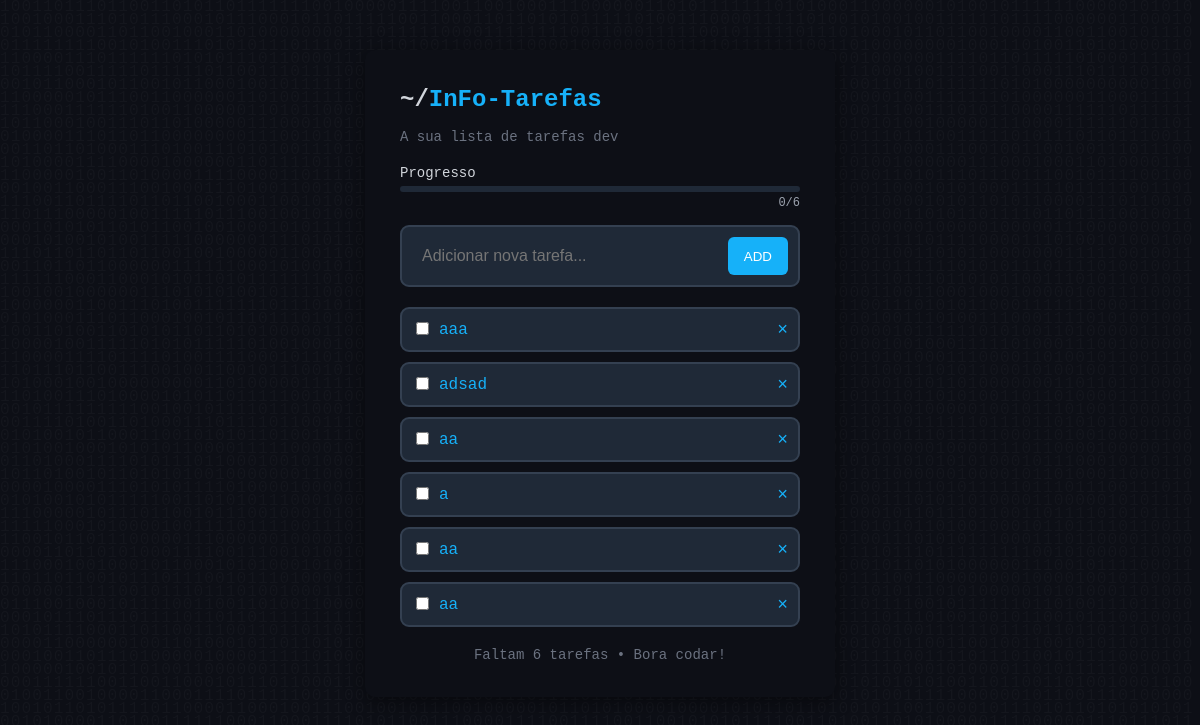
Before: / with the older database file.
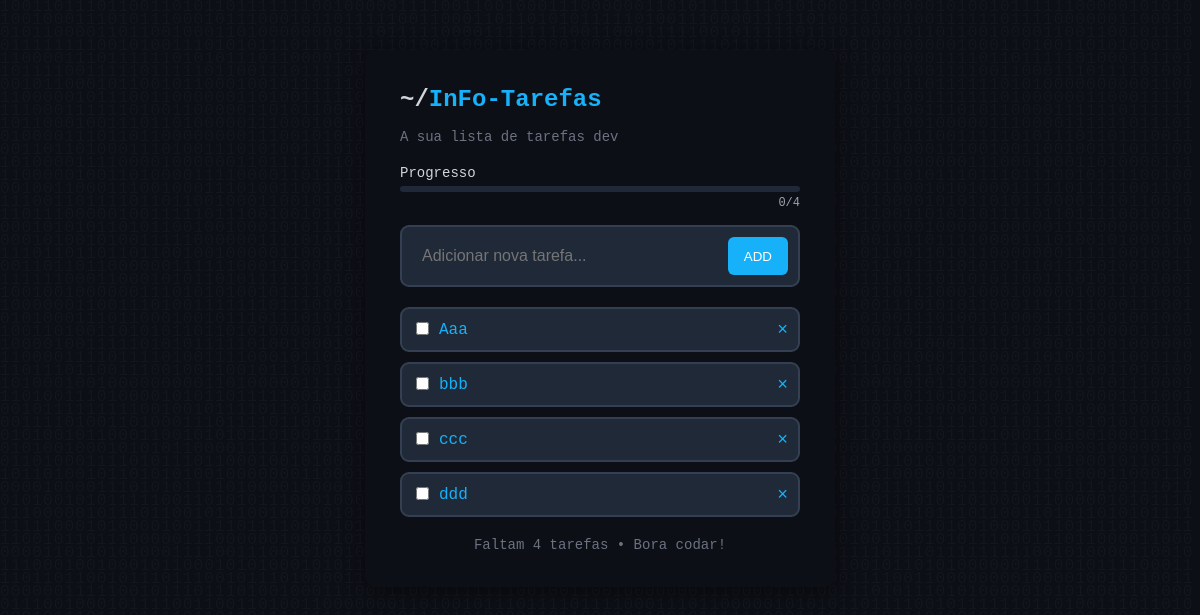
After: the same page with the newer database file.
### tarefas/models.py (models this page shows, shortened)
class Task(models.Model):
    label = models.CharField(max_length=100)
    done = models.BooleanField(default=False)

### tarefas/views.py (the view)
# urls.py: 2. Add a URL to urlpatterns:  path('', views.home, name='home')
def home(request):
    tasks = Task.objects.all()
    completed_tasks = 0
    total_tasks = len(tasks)
    remaining_tasks = 0
    pct = 0
    for task in tasks:
        if task.done == True:
            completed_tasks += 1
    remaining_tasks = total_tasks - completed_tasks
    if total_tasks > 0:
        pct = int((completed_tasks / total_tasks) * 100)
    return render(
        request,
        'tarefas/home.html',
        {
            'tasks' : tasks,
            'total' : total_tasks,
            'completed' : completed_tasks,
            'remaining' : remaining_tasks,
            'pct' : pct
        })

### tarefas/templates/tarefas/home.html (shortened to what this page needs)
{% extends "tarefas/base.html" %}
{% block  body %}
    <div class="progress-container">
        <label>Progresso</label>
        <div class="progress-bar">
        </div>
        <div class="progress-count">{{ completed }}/{{ total }}</div>
    </div>
    <form class="task-form" method="POST" method="POST" action="{% url 'add' %}">
        <input name="label" type="text" placeholder="Adicionar nova tarefa..." required autofocus />
        <button type="submit">ADD</button>
    </form>
    {% if tasks %}
        <ul class="task-list">
            {% for task in tasks %}
                <li class="{% if task.done == True %}completed{% endif %}">
                    <form method="POST" action="{% url 'toggle' task.id %}">
                        <input type="checkbox" onChange="this.form.submit()" {% if task.done == True %}checked{% endif %}/>
                    </form>
                    <span>{{ task.label }}</span>
                    <a href="{% url 'delete' task.id %}" class="delete">×</a>
                </li>
            {% endfor %}
        </ul>
        <p class="footer">Faltam {{ remaining }} tarefa{% if remaining != 1  %}s{% endif %} • Bora codar!</p>
    {% else %}
        <p class="footer">Não existem tarefas cadastradas • Bora codar!</p>
    {% endif %}
{% endblock  %}

### tarefas/templates/tarefas/base.html (shortened to what this page needs)
{% load static %}
<!DOCTYPE html>
<html lang="pt-br">
    <head>
        <link rel="stylesheet" href="{% static 'css/style.css' %}">
    </head>
    <body>
        <p class="bin"></p>
        <div class="container">
            <h1 class="title">~/<span class="highlight">InFo-Tarefas</span></h1>
            <p class="date">A sua lista de tarefas dev</p>
            {% block body %}
            {% endblock %}
        </div>
    </body>
</html>

### tarefas/static/css/style.css (style rules this page uses)
:root { --primary-color: #16b1f9; --secondary-color: #1f2937; }
body { margin: 0; padding: 0; font-family: 'Courier New', monospace; background-color: #0d0f16; color: #d1d5db; display: flex; justify-content: center; align-items: flex-start; padding-top: 50px; }
.bin { position: fixed; top: 0; left: 0; font-size:1.25em; width: 100%; height: 100%; border-radius: 0; background: transparent; color: rgba(255,255,255,0.03); margin: 0 auto; font-family: monospace; word-wrap: break-word; line-height: 0.8em; letter-spacing: 1px; overflow: hidden; z-index: 0; user-select: none; -webkit-user-select: none; -moz-user-select: none; -ms-user-select: none; }
.bin::after { content: attr(data-text); position: fixed; top: 0; left: 0; width: 100%; height: 100%; color: rgba(255, 255, 255, 0.05); font-size: 1em; font-family: monospace; word-wrap: break-word; line-height: 0.8em; letter-spacing: 1px; overflow: hidden; pointer-events: none; mask-image: radial-gradient(circle 200px at var(--mouse-x, 50%) var(--mouse-y, 50%), black 0%, rgba(0,0,0,0.5) 20%, transparent 100%); -webkit-mask-image: radial-gradient(circle 200px at var(--mouse-x, 50%) var(--mouse-y, 50%), black 0%, rgba(0,0,0,0.5) 20%, transparent 100%); }
.container { width: 400px; padding: 20px; padding-left: 35px; padding-right: 35px; position: relative; z-index: 10; background-color: #0d0f16; border-radius: 10px; box-shadow: 0px 5px 20px rgba(0, 0, 0, 0.438); }
.title { font-size: 24px; color: #d1d5db; transition: transform 0.5s; }
.highlight { color: var(--primary-color); }
.date { color: #6b7280; font-size: 14px; margin-bottom: 20px; }
.progress-container { margin-bottom: 15px; position: relative; }
.progress-container label { display: block; font-size: 14px; margin-bottom: 5px; }
.progress-bar { background-color: var(--secondary-color); border-radius: 4px; height: 6px; width: 100%; overflow: hidden; }
.progress-count { text-align: right; font-size: 12px; color: #9ca3af; margin-top: 4px; }
.task-form { display: flex; gap: 8px; margin-bottom: 20px; background-color: var(--secondary-color); padding: 10px; border-radius: 9px; border: 2px solid #344051; }
.task-form input { flex: 1; background-color: transparent; border: none; padding: 10px; color: #d1d5db; font-size: 16px; outline: none; }
.task-form button { background-color: var(--primary-color); color: white; border: none; padding: 0 16px; border-radius: 6px; cursor: pointer; }
.task-list { list-style: none; padding: 0; margin: 0; }
.task-list li { display: flex; align-items: center; background-color: var(--secondary-color); margin-bottom: 10px; justify-content: space-between; color: var(--primary-color); padding: 10px; border-radius: 9px; border: 2px solid #344051; }
.task-list li input[type="checkbox"] { margin-right: 10px; accent-color: var(--primary-color); }
.task-list li span { flex: 1; font-size: 16px; }
.task-list .delete { text-decoration: none; background: none; border: none; color: var(--primary-color); font-size: 18px; }
.footer { margin-top: 20px; text-align: center; font-size: 14px; color: #6b7280; }
button { transition: transform 0.5s; }

Changed rows visible on the page:
removed Task: label "aaa"
removed Task: label "adsad"
removed Task: label "aa"
removed Task: label "a"
removed Task: label "aa"
removed Task: label "aa"
added Task: label "Aaa"
added Task: label "bbb"
added Task: label "ccc"
added Task: label "ddd"
Other visible differences:
{{ total }}: "6" → "4"
{{ remaining }}: "6" → "4"
